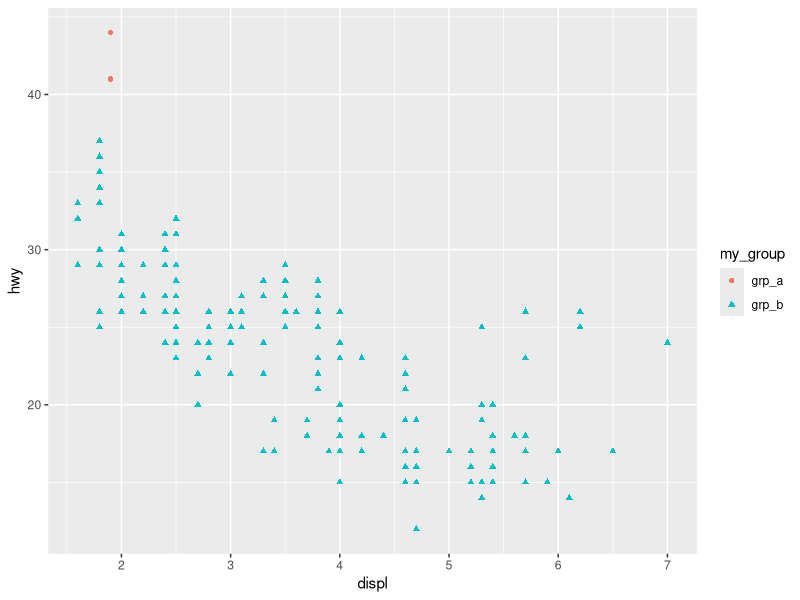
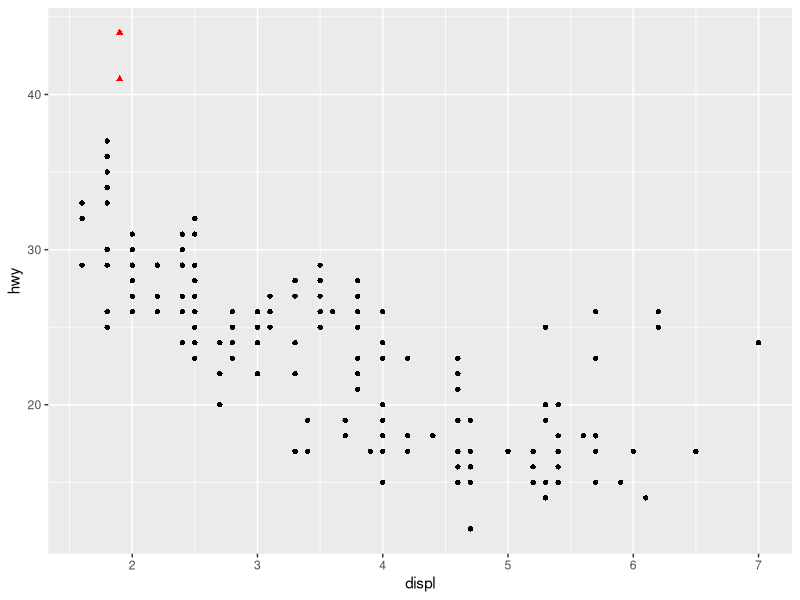
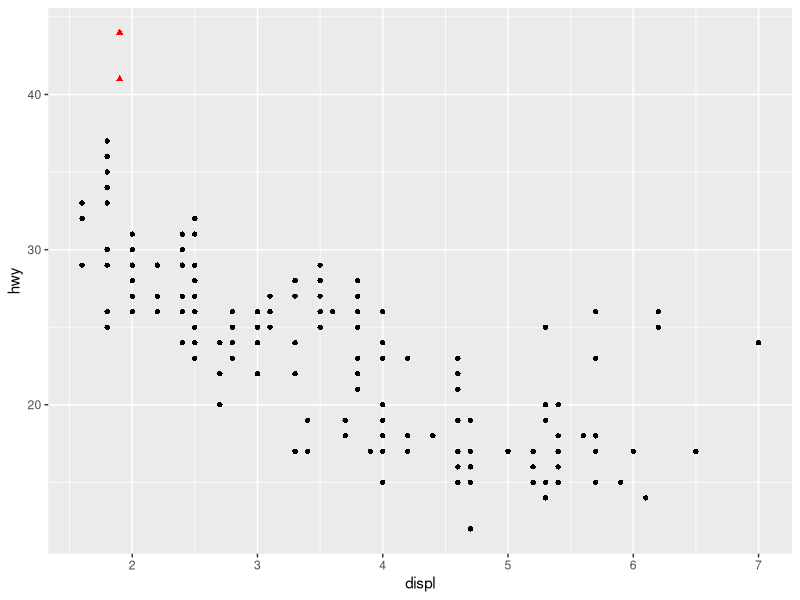
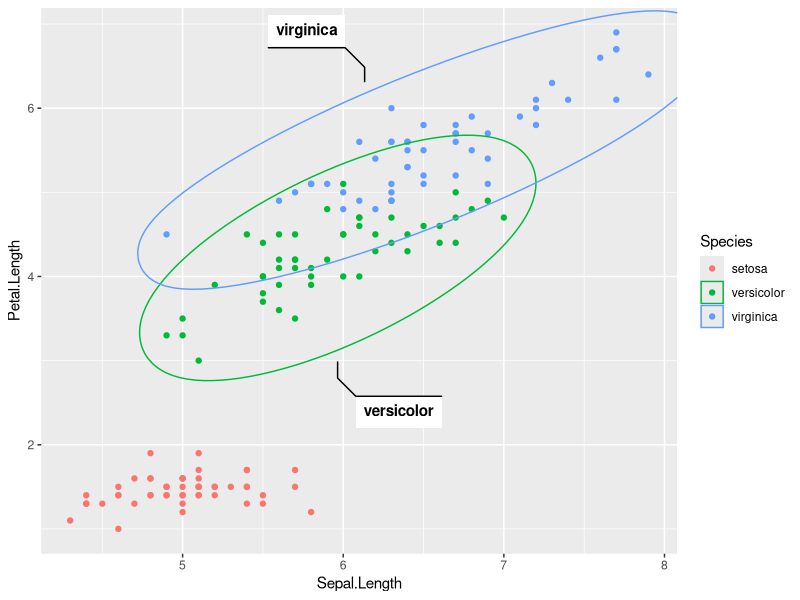
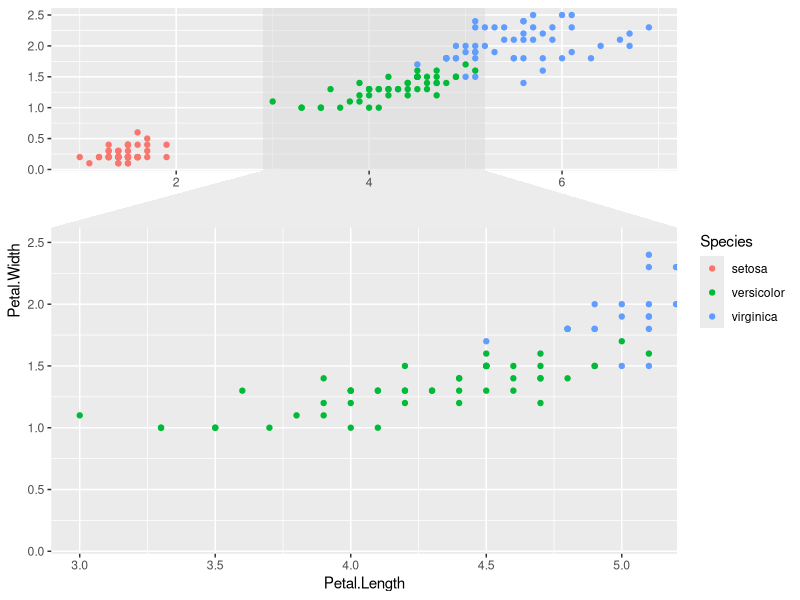
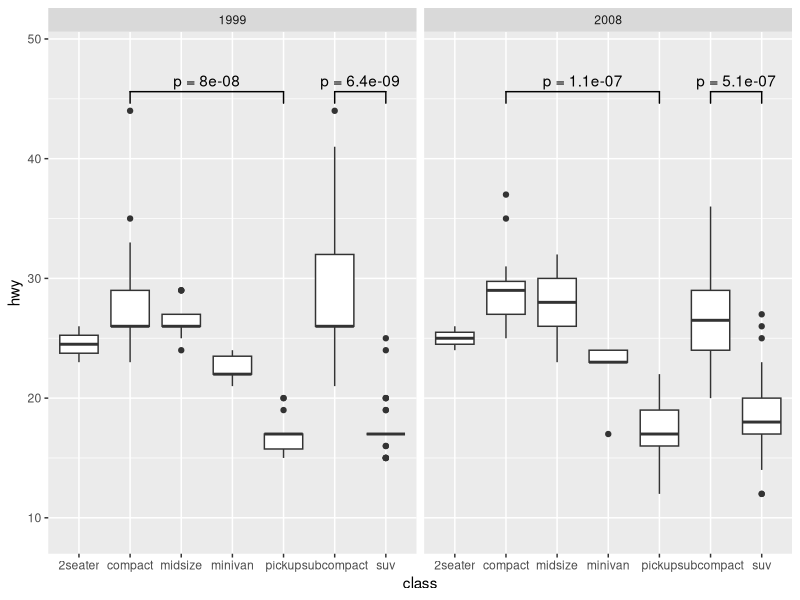
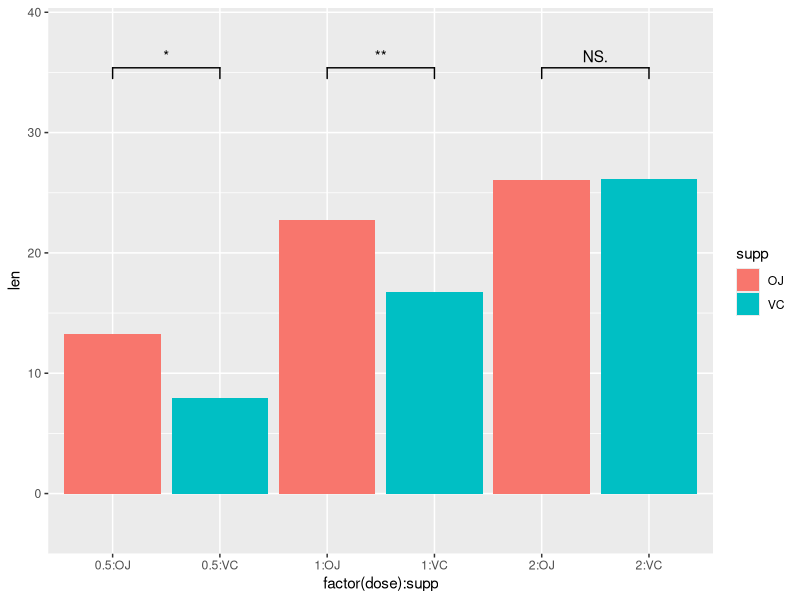
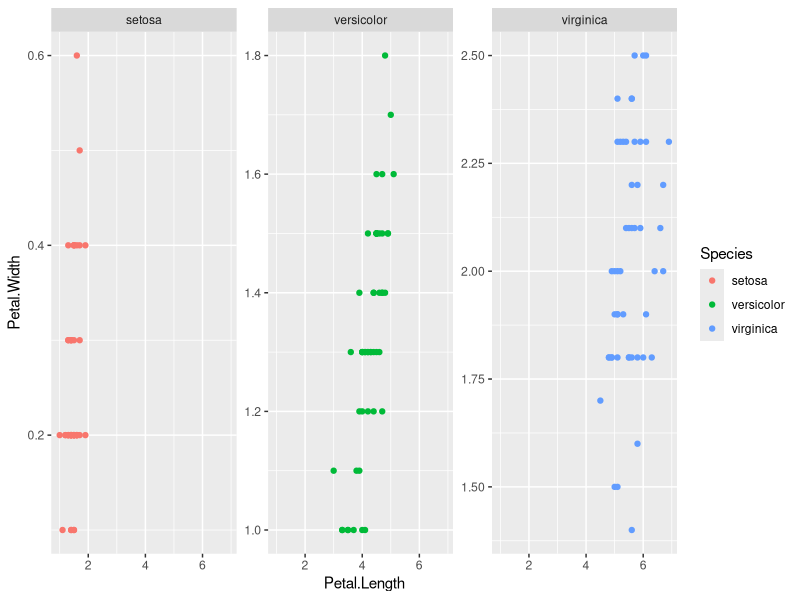

Write R code to recreate these figures, in order.
## ---- chunk 1
knitr::opts_chunk$set(echo = TRUE, fig.width = 6, fig.height = 3, dpi = 120, warning = FALSE)
set.seed(2307421)
## ---- chunk 2
library(tidyverse)
## ---- chunk 3
mpg %>% mutate(my_group = if_else(hwy > 40, "grp_a", "grp_b")) %>% 
  ggplot(aes(x = displ, y = hwy, shape = my_group, color = my_group)) +
  geom_point()
## ---- chunk 4
mpg %>% ggplot(aes(x = displ, y = hwy)) +
  geom_point(aes(shape = if_else(hwy > 40, 17, 16),
                 color = if_else(hwy > 40, "red", "black"))) + 
  scale_color_identity() + 
  scale_shape_identity()
## ---- chunk 5
mpg %>% {ggplot(., aes(x = displ, y = hwy)) +
  geom_point(data = subset(., hwy <= 40), shape = 16) +
  geom_point(data = subset(., hwy >  40), shape = 17, color = "red")}
## ---- chunk 6
iris %>% 
  ggplot(aes(x = Sepal.Length, y = Petal.Length, color = Species)) +
  geom_point() +
  ggforce::geom_mark_ellipse(aes(label = Species, filter = Species != 'setosa'), label.fontsize = 11)
## ---- chunk 7
iris %>% 
  ggplot(aes(x = Petal.Length, Petal.Width, colour = Species)) +
  geom_point() +
  ggforce::facet_zoom(x = Species == 'versicolor')
## ---- chunk 8
ggplot(mpg, aes(class, hwy)) +
  geom_boxplot() +
  ggsignif::geom_signif(comparisons = list(c("compact", "pickup"),
                                           c("subcompact", "suv")),
                        map_signif_level = function(p) sprintf("p = %.2g", p)) +
  # add some more space in y direction
  scale_y_continuous(expand = c(0, 5)) +
  facet_wrap(vars(year))
## ---- chunk 9
ToothGrowth %>% 
  ggplot(aes(x = factor(dose) : supp, y = len, fill = supp)) +
  geom_bar(stat = "summary", fun.y = mean, position = "dodge") +
  ggsignif::geom_signif(comparisons = list(c("0.5:OJ", "0.5:VC"), c("1:OJ", "1:VC"), c("2:OJ", "2:VC")),
                        map_signif_level = TRUE) +
   # add some more space in y direction
  scale_y_continuous(expand = c(0, 5))
## ---- chunk 10
iris %>% 
  ggplot(aes(x = Petal.Length, Petal.Width, colour = Species)) +
  geom_point() +
  # repeats the scale with different spacing between facets
  facet_wrap(vars(Species), scales = "free_y")

iris %>% 
  ggplot(aes(x = Petal.Length, Petal.Width, colour = Species)) +
  geom_point() +
  # repeats the scale with same minimum in all facets
  scale_y_continuous(limits = c(0, NA)) +
  facet_wrap(vars(Species), scales = "free_y")

iris %>% 
  ggplot(aes(x = Petal.Length, Petal.Width, colour = Species)) +
  geom_point() +
  # repeats the scale with same minimum and maximum in all facets
  scale_y_continuous(limits = c(0, 3)) +
  facet_wrap(vars(Species), scales = "free_y")
## ---- chunk 11
# function to make the plot on a specific page

my_plots_by_page <- function(page = 0) {
  
  diamonds %>% ggplot(aes(x = carat, y = price)) +
    geom_point() +
    ggforce::facet_wrap_paginate(vars(cut:clarity), ncol = 3, nrow = 3, page = page)
  
}

# apply statement to make all plots

lapply(1:ggforce::n_pages(my_plots_by_page()), function(p) my_plots_by_page(p))
